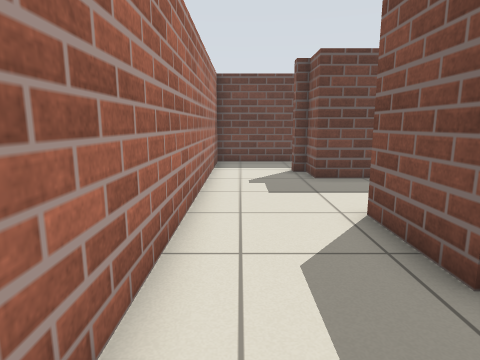
View 1 (above)

19 first-person views from a walk through a robot-simulator world made for Stage. The camera is 0.86 m above the floor, tilts 10° down and sees 75° across. The lines on the ground mark 1 m squares. The floor is counted in squares, 0.5 m on a side. Each view is taken from the middle of a square. On the plan, view 1 faces up. The plan holds only what a view shows up to about 16 squares ahead; the rest is blank. The place goes on beyond the plan. The robots in the file are not drawn.

View 2
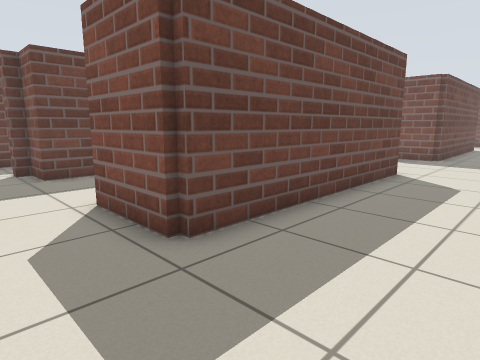

View 3
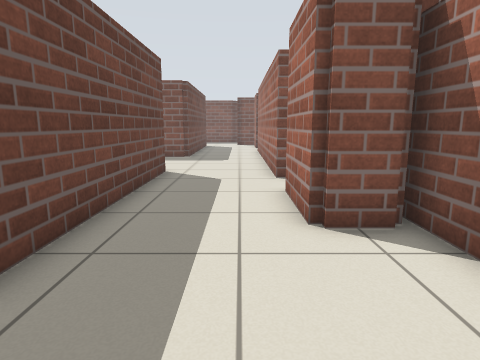

View 4
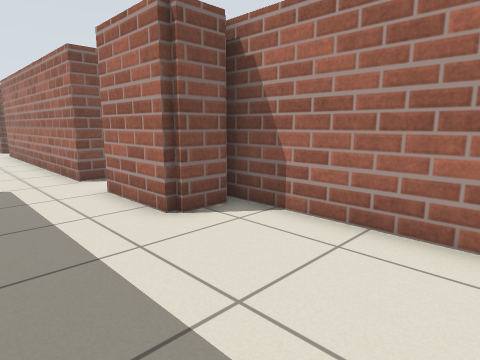

View 5
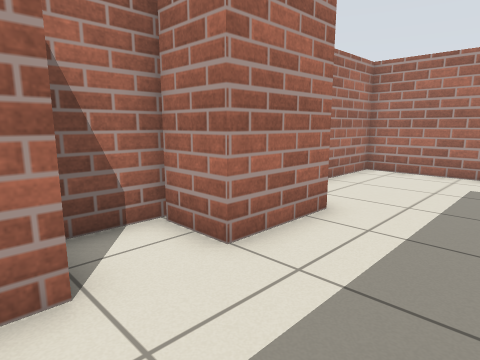

View 6
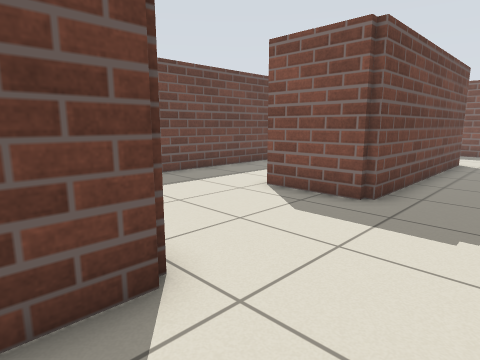

View 7
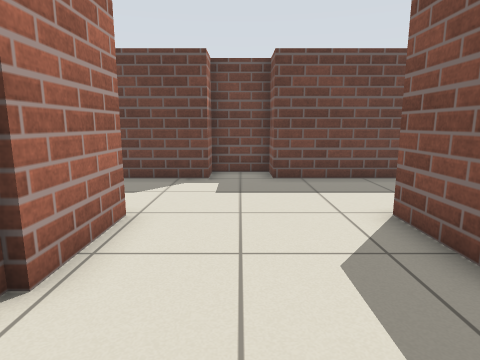

View 8
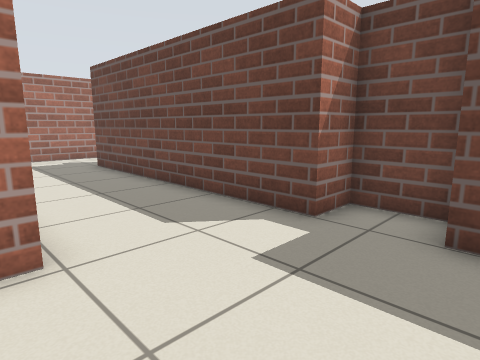

View 9
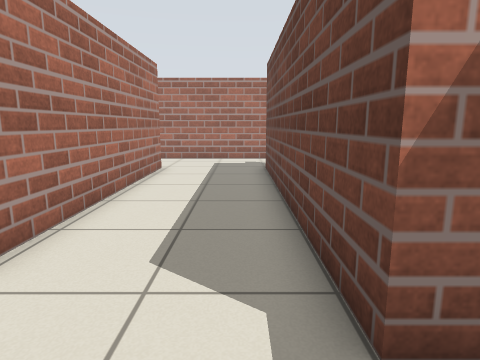

View 10
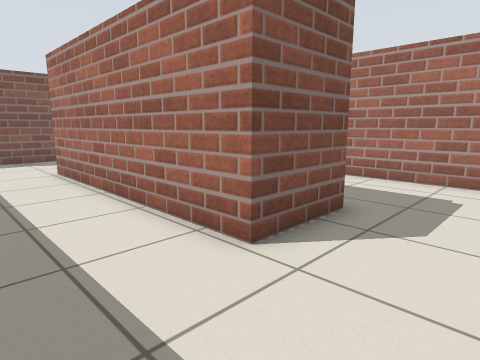

View 11
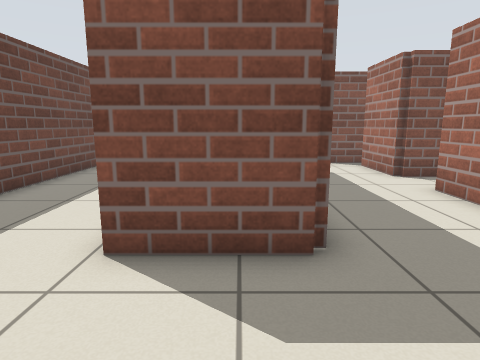

View 12
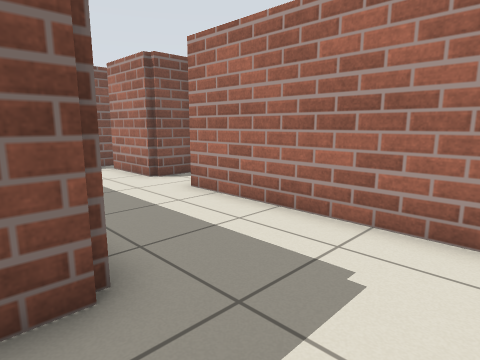

View 13
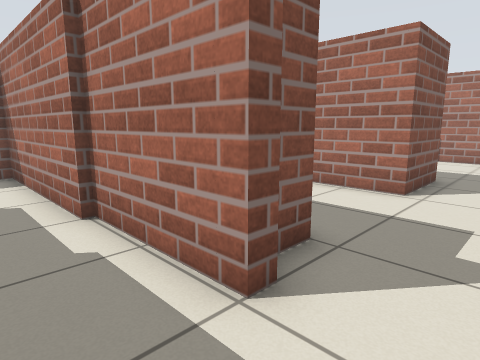

View 14
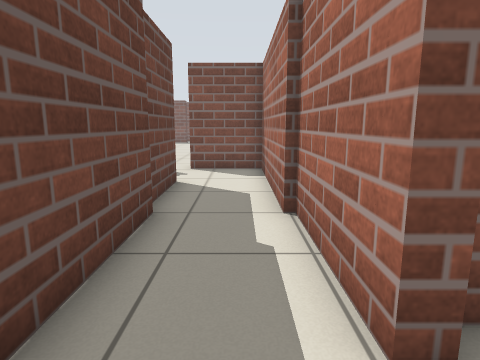

View 15
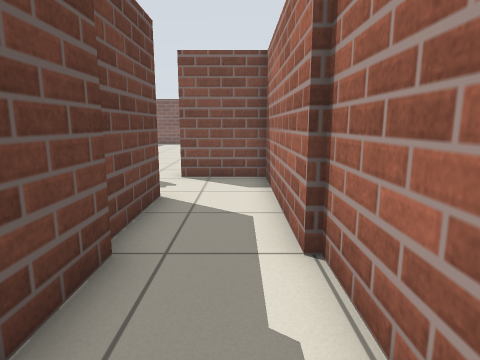

View 16
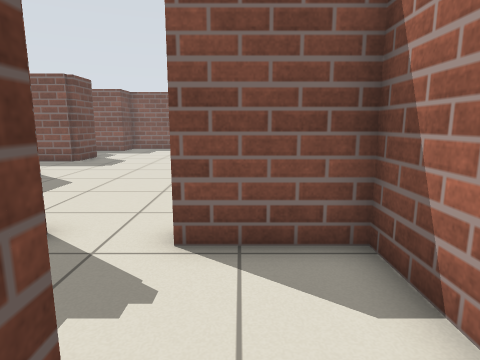

View 17
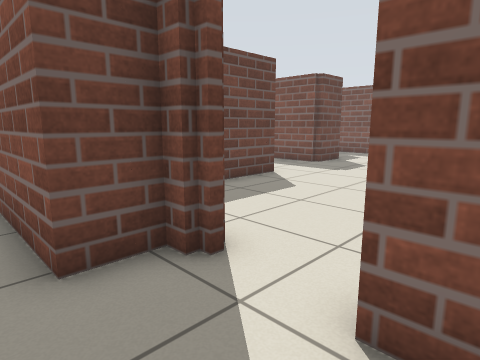

View 18
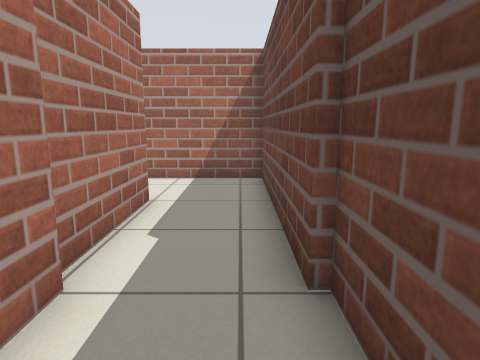

View 19
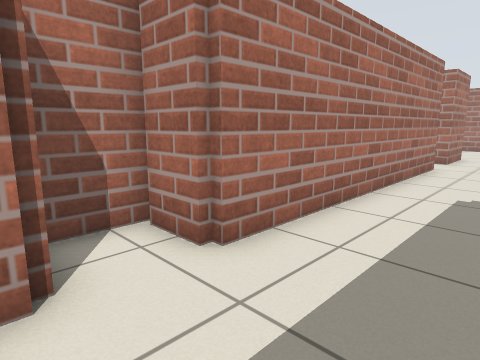

### Floor plan
Points are (right, up) in squares from view 1. A wall is a line through its corners. A room is listed if a view was taken in it or the views show most of it. See-through windows are left out.
Room 1 (views 1, 2, 3, 4, 5, 6)
walls: (5, -2.6) (5, -1.2) (8.1, -1.2) (8.1, -3.1) (9.8, -3.1); (10.2, -2.1) (10.2, -1.2) (13.4, -1.2); (11.8, 2.8) (2.5, 2.8) (2.5, 5.8); (-1.1, 6.5) (-1.1, -3.1) (5.8, -3.1)
ways out: opening at (0.5, 5.5) to room 2; opening at (12.7, 1) to room 2
Room 2 (views 7, 8, 9, 10, 11, 12, 13, 14, 15, 16, 17, 18, 19)
walls: (11.8, 5.9) (11.8, 2.8); (5.9, 12.1) (12.3, 12.1) (12.3, 15); (9.5, 14.9) (5.9, 14.9); (13.4, -1.2) (21.4, -1.2) (21.4, -3.1) (23, -3.1); (2.5, 5.8) (11.1, 5.8); (6, 14.7) (-1.1, 14.7) (-1.1, 6.5); (2, 11.4) (2, 11.9) (6, 11.9); (24.5, 10) (15.1, 10) (15.1, 11.4) (13, 11.4) (13, 10) (2.5, 10) (2.5, 11.4); (24.5, 2.8) (16.9, 2.8) (16.9, 5.8) (24.5, 5.8); (23.3, -2.8) (23.3, -1.2) (24.5, -1.2)
ways out: opening at (0.5, 5.5) to room 1; opening at (12.7, 1) to room 1; opening at (10.5, 15)

Where each view was taken, in squares from view 1:
view 1: 0 up, 0 right, facing up
view 2: 1 down, 0 right, facing up-right
view 3: 0 up, 0 right, facing right
view 4: 2 up, 0 right, facing down-right
view 5: 2 up, 11 right, facing down-left
view 6: 0 up, 10 right, facing up-right
view 7: 0 up, 14 right, facing up
view 8: 5 up, 16 right, facing up-left
view 9: 9 up, 15 right, facing left
view 10: 9 up, 14 right, facing down-right
view 11: 4 up, 13 right, facing right
view 12: 4 up, 14 right, facing down-right
view 13: 14 up, 0 right, facing down-right
view 14: 13 up, 0 right, facing right
view 15: 13 up, 2 right, facing right
view 16: 14 up, 8 right, facing right
view 17: 14 up, 10 right, facing up-right
view 18: 14 up, 9 right, facing left
view 19: 2 up, 24 right, facing down-left
